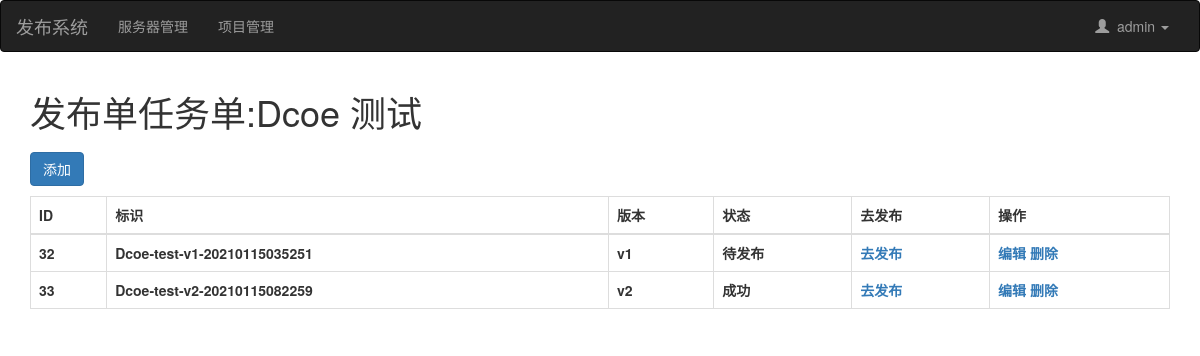
The page /task/list/4 (signed in) on the database its author committed.
### web/models.py (models this page shows)
class DeployTask(models.Model):
    uuid = models.CharField(verbose_name='标识',max_length=64)
    project = models.ForeignKey(verbose_name="项目环境",to='Project',on_delete=models.CASCADE)
    tag = models.CharField(verbose_name="版本",max_length=32)
    status_choices = (
        (1,'待发布'),
        (2,'发布中'),
        (3,'成功'),
        (4,'失败'),
    )
    status = models.SmallIntegerField(verbose_name="状态",choices=status_choices,default=1)
    before_download_script = models.TextField(verbose_name="下载前脚本",null=True,blank=True)
    after_download_script = models.TextField(verbose_name="下载后脚本",null=True,blank=True)
    before_deploy_script = models.TextField(verbose_name="发布前脚本",null=True,blank=True)
    after_deploy_script = models.TextField(verbose_name="发布后脚本",null=True,blank=True)

### web/views/deploy.py (the view)
# urls.py: path('task/list/<int:project_id>',deploy.task_list,name='task_list'),
@login_required
def task_list(request,project_id):
    task_obj = DeployTask.objects.filter(project_id=project_id).all()
    probj = Project.objects.get(pk=project_id)
    title = "发布单任务单:" + probj.title + " " + probj.get_env_display()
    return render(request,'task_list.html',{"task_obj": task_obj,"title": title,"probj": probj })

### templates/task_list.html (shortened to what this page needs)
{% extends 'layout.html' %}
{% block content %}
    <div class="container">
        <h1>{{title}}</h1>
        <div>
            <a style="margin: 10px 0;" href="{% url 'task_add' project_id=probj.id %}" class="btn btn-primary">添加</a>
        </div>
        <table class="table table-bordered">
            <thead>
                <th>ID</th>
                <th>标识</th>
                <th>版本</th>
                <th>状态</th>
                <th>去发布</th>
                <th>操作</th>
            </thead>
            <tbody>
            {% for obj in task_obj %}
                <tr>
                    <th>{{ obj.id }}</th>
                    <th>{{ obj.uuid }}</th>
                    <th>{{ obj.tag }}</th>
                    <th>{{ obj.get_status_display }}</th>
                    <th><span><a href="{% url 'deploy' task_id=obj.id %}">去发布</a></span></th>
                    <th><span><a href="{% url 'task_edit' project_id=probj.id task_id=obj.id %}">编辑</a></span> <span><a onclick="removeRow(this,{{obj.id}});">删除</a></span></th>
                </tr>
            {% endfor %}
            </tbody>
        </table>
    </div>
{% endblock %}

### templates/layout.html (shortened to what this page needs)
<!DOCTYPE html>
<html lang="en">
<head>
    <link href="/static/css/bootstrap.min.css" rel="stylesheet"/>
</head>
<body>
<nav class="navbar navbar-inverse">
    <div class="container-fluid">
        <div class="navbar-header">
            <a class="navbar-brand" href="#">发布系统</a>
        </div>
        <div class="collapse navbar-collapse" id="bs-example-navbar-collapse-1">
            <ul class="nav navbar-nav">
                <li class=""><a href="{% url 'server_list' %}">服务器管理</a></li>
                <li><a href="{% url 'project_list' %}">项目管理</a></li>
            </ul>
            <ul class="nav navbar-nav navbar-right">
                <li class="dropdown">
                    <a href="#" class="dropdown-toggle" data-toggle="dropdown" role="button" aria-haspopup="true"
                       aria-expanded="false"><span class="glyphicon glyphicon-user" aria-hidden="true"></span>&nbsp;&nbsp;{{ request.user }} <span class="caret"></span></a>
                </li>
            </ul>
        </div>
    </div>
</nav>
{% block content %} {% endblock %}
</body>
</html>

### rows shown on the page
DeployTask: id "32", uuid "Dcoe-test-v1-20210115035251", tag "v1", status "待发布"
DeployTask: id "33", uuid "Dcoe-test-v2-20210115082259", tag "v2", status "成功"

### other values the page prints
{{ request.user }} "admin"
{{ title }} "发布单任务单:Dcoe 测试"
